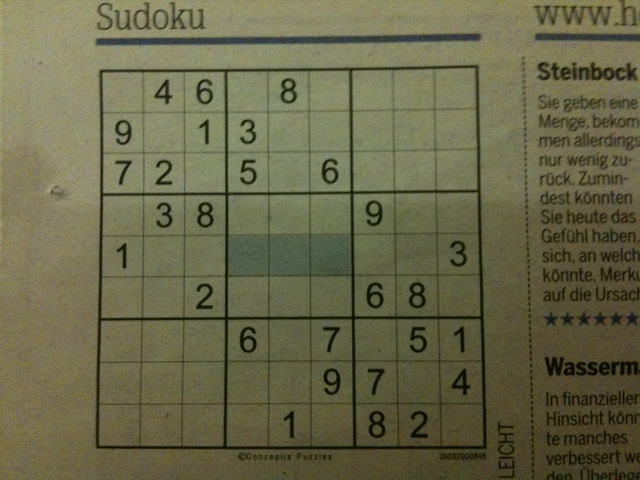
#> input picture imgs/test.jpg, 640 x 480 px
$ python -i grid_geometry.py   (imports and definitions only)
#> lines starting #> are read from the running program, lines starting #| are printed output that depends on the picture; after the words box and inside, x2 and y2 are one past the last pixel; in counts of white or black regions, pixels touching at a corner belong together
#> further down, picture is the input picture: shape (480, 640, 3); mean B, G, R 74, 104.2, 105.6
"""
grid_geometry.py

Tiện ích hình học cho lưới sudoku:
- Sắp xếp 4 góc [TL, TR, BR, BL]
- Kiểm tra tứ giác hợp lệ (lồi, đủ lớn, không quá méo)
- Phát hiện lưới bằng contour (fallback khi YOLO thất bại; rất tốt với ảnh chụp màn hình)
- Chiếu điểm từ ảnh căn chỉnh về ảnh gốc
"""

from typing import Optional

import cv2
import numpy as np


def is_light_on_dark(gray: np.ndarray) -> bool:
    """
    Nét (chữ, đường kẻ) sáng trên nền tối - giao diện dark mode?

    Nét luôn là phần thiểu số: so độ lệch của phần sáng nhất và tối nhất so với
    nền (median). Không dùng riêng độ sáng trung bình vì ảnh giấy chụp thiếu
    sáng cũng có nền tối nhưng chữ vẫn tối hơn nền.
    """
    m = float(np.median(gray))
    lo, hi = np.percentile(gray, (3, 97))
    return m < 140 and (hi - m) > 1.5 * (m - lo)


def order_corners(points: np.ndarray) -> np.ndarray:
    """
    Sắp xếp 4 điểm thành [TL, TR, BR, BL] theo góc quanh tâm
    (ổn định kể cả khi lưới bị xoay ~45°)
    """
    pts = np.asarray(points, dtype=np.float32).reshape(4, 2)
    center = pts.mean(axis=0)
    angles = np.arctan2(pts[:, 1] - center[1], pts[:, 0] - center[0])
    pts = pts[np.argsort(angles)]  # thuận chiều kim đồng hồ (trục y hướng xuống)
    start = int(np.argmin(pts.sum(axis=1)))  # TL có x+y nhỏ nhất
    return np.roll(pts, -start, axis=0)


def quad_area(quad: np.ndarray) -> float:
    return float(cv2.contourArea(np.asarray(quad, dtype=np.float32).reshape(-1, 1, 2)))


def quad_is_valid(
    quad: np.ndarray,
    image_shape,
    min_area_ratio: float = 0.02,
    max_side_ratio: float = 3.0,
) -> bool:
    """Tứ giác lồi, đủ lớn so với ảnh và các cạnh không chênh lệch quá nhiều"""
    quad = np.asarray(quad, dtype=np.float32).reshape(4, 2)
    if not cv2.isContourConvex(quad.reshape(-1, 1, 2)):
        return False
    h, w = image_shape[:2]
    if quad_area(quad) < min_area_ratio * h * w:
        return False
    sides = [np.linalg.norm(quad[i] - quad[(i + 1) % 4]) for i in range(4)]
    return min(sides) > 0 and max(sides) / min(sides) <= max_side_ratio


def detect_grid_contour(image: np.ndarray, min_area_ratio: float = 0.02) -> Optional[np.ndarray]:
    """
    Tìm lưới sudoku là contour 4 cạnh lớn nhất, gần vuông

    Returns:
        4 góc [TL, TR, BR, BL] hoặc None
    """
#> called with min_area_ratio = 0.02
    gray = cv2.cvtColor(image, cv2.COLOR_BGR2GRAY) if image.ndim == 3 else image
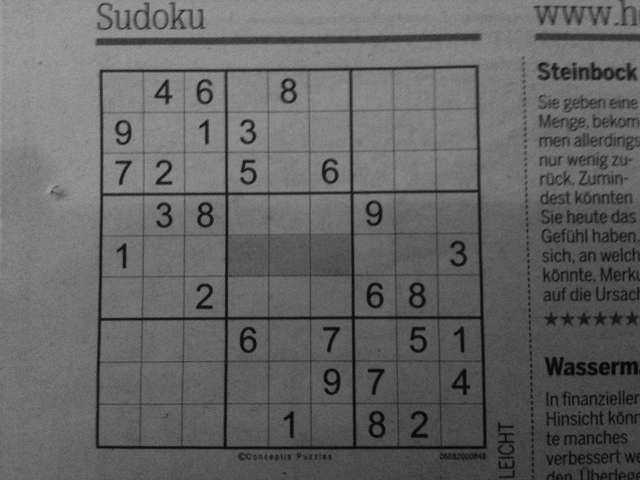
#> gray: shape (480, 640); min 3, max 168, mean 101.1
    if is_light_on_dark(gray):
        # Dark mode: đảo về nét tối trên nền sáng, nếu không contour sẽ bám vào
        # "quầng tối" bên ngoài đường kẻ sáng và lệch ra ngoài lưới
#> in is_light_on_dark, `m = float(np.median(gray))`: m = 104
#> in is_light_on_dark, `lo, hi = np.percentile(gray, (3, 97))`: lo = 33; hi = 145
        gray = 255 - gray
    scale = 1.0
#> scale = 1
    if max(gray.shape) > 1600:
        scale = 1600 / max(gray.shape)
        gray = cv2.resize(gray, None, fx=scale, fy=scale, interpolation=cv2.INTER_AREA)

    blur = cv2.GaussianBlur(gray, (5, 5), 0)
    binary = cv2.adaptiveThreshold(
        blur, 255, cv2.ADAPTIVE_THRESH_GAUSSIAN_C, cv2.THRESH_BINARY_INV, 11, 2
    )
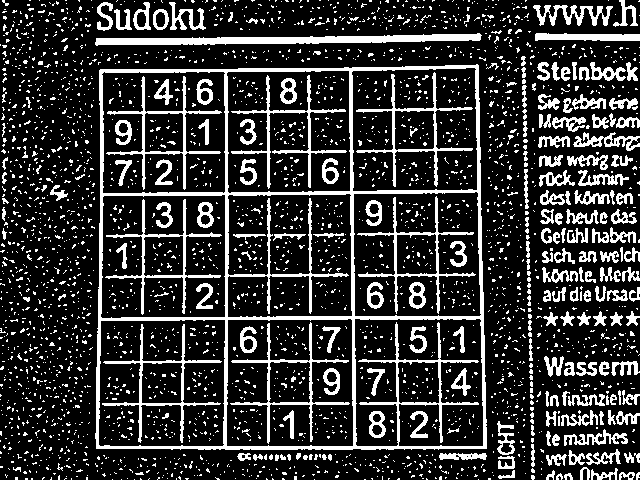
#> binary: shape (480, 640); 19.9% white; 3111 white regions (2902 under 20 px), largest, box (x1, y1, x2, y2) and area: (95, 64, 487, 450) 13099, (95, 33, 482, 46) 2668, (356, 72, 473, 187) 1281
    binary = cv2.dilate(binary, np.ones((3, 3), np.uint8), iterations=1)
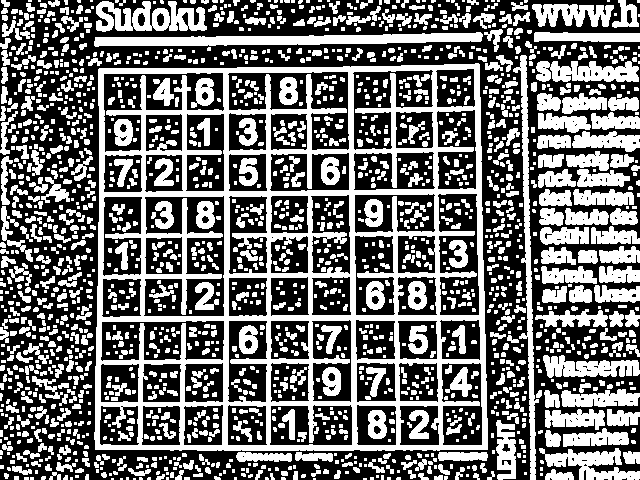
#> binary: shape (480, 640); 43.5% white; 1962 white regions (1009 under 20 px)

    # RETR_LIST: xét cả viền trong của khung lưới - trên ảnh chụp, viền ngoài
    # hay dính vào chữ/đường kẻ xung quanh nên không còn là tứ giác
    contours, _ = cv2.findContours(binary, cv2.RETR_LIST, cv2.CHAIN_APPROX_SIMPLE)
#> contours = 2205 contours, 1554 with area under 20; largest, box (x1, y1, x2, y2) and area: (94, 63, 488, 451) 147584, (143, 195, 225, 317) 7082, (227, 71, 350, 151) 5530, (103, 72, 225, 153) 5490, (100, 320, 225, 362) 4467
    h, w = gray.shape[:2]
#> h = 480; w = 640
    best, best_area = None, 0.0
    for cnt in sorted(contours, key=cv2.contourArea, reverse=True)[:30]:
        area = cv2.contourArea(cnt)
        if area < min_area_ratio * h * w:
            break
        approx = cv2.approxPolyDP(cnt, 0.02 * cv2.arcLength(cnt, True), True)
        if len(approx) != 4:
            continue
        quad = order_corners(approx.reshape(4, 2))
        if not quad_is_valid(quad, gray.shape, min_area_ratio, max_side_ratio=1.6):
            continue
        if area > best_area:
            best, best_area = quad, area
#> this loop made 3 passes
#> (area, approx, center in order_corners, angles in order_corners, start in order_corners, h in quad_is_valid, w in quad_is_valid, sides in quad_is_valid) on pass 1: (147584, [[478, 63], [98, 69], [95, 449], [487, 449]], [289.5, 257.5], [-0.801, -2.36, 2.36, 0.77], 0, 480, 640, [380, 386.1, 392, 380])
#> area on passes 2 to 3: 7082.5, 5530
#> after the loop, best_area = 147584

    if best is None:
        return None
    return (best / scale).astype(np.float32)


def project_points(points: np.ndarray, matrix: np.ndarray) -> np.ndarray:
    """Áp dụng perspective transform cho mảng điểm (N, 2)"""
    pts = np.asarray(points, dtype=np.float32).reshape(-1, 1, 2)
    return cv2.perspectiveTransform(pts, matrix).reshape(-1, 2)


def cell_centers_in_source(inv_matrix: np.ndarray, aligned_size: int) -> np.ndarray:
    """
    Tâm 81 ô (theo thứ tự hàng) chiếu về ảnh gốc

    Returns:
        (81, 2) toạ độ trong ảnh gốc
    """
    step = aligned_size / 9.0
    grid = np.array(
        [[(c + 0.5) * step, (r + 0.5) * step] for r in range(9) for c in range(9)],
        dtype=np.float32,
    )
    return project_points(grid, inv_matrix)

>>> import cv2
>>> picture = cv2.imread('../../imgs/test.jpg')
>>> result = detect_grid_contour(picture)
#> result = [[98, 69], [478, 63], [487, 449], [95, 449]]
